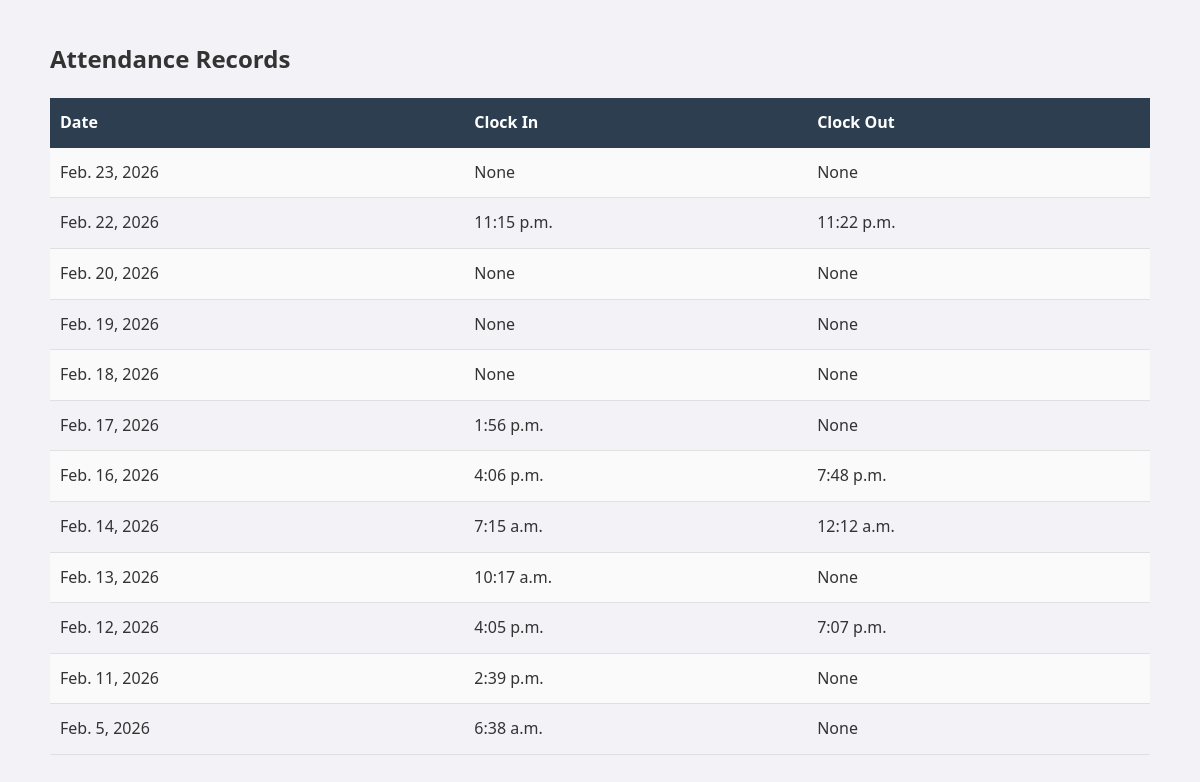
The app's page /staff-attendance/1/ (signed in), older data.
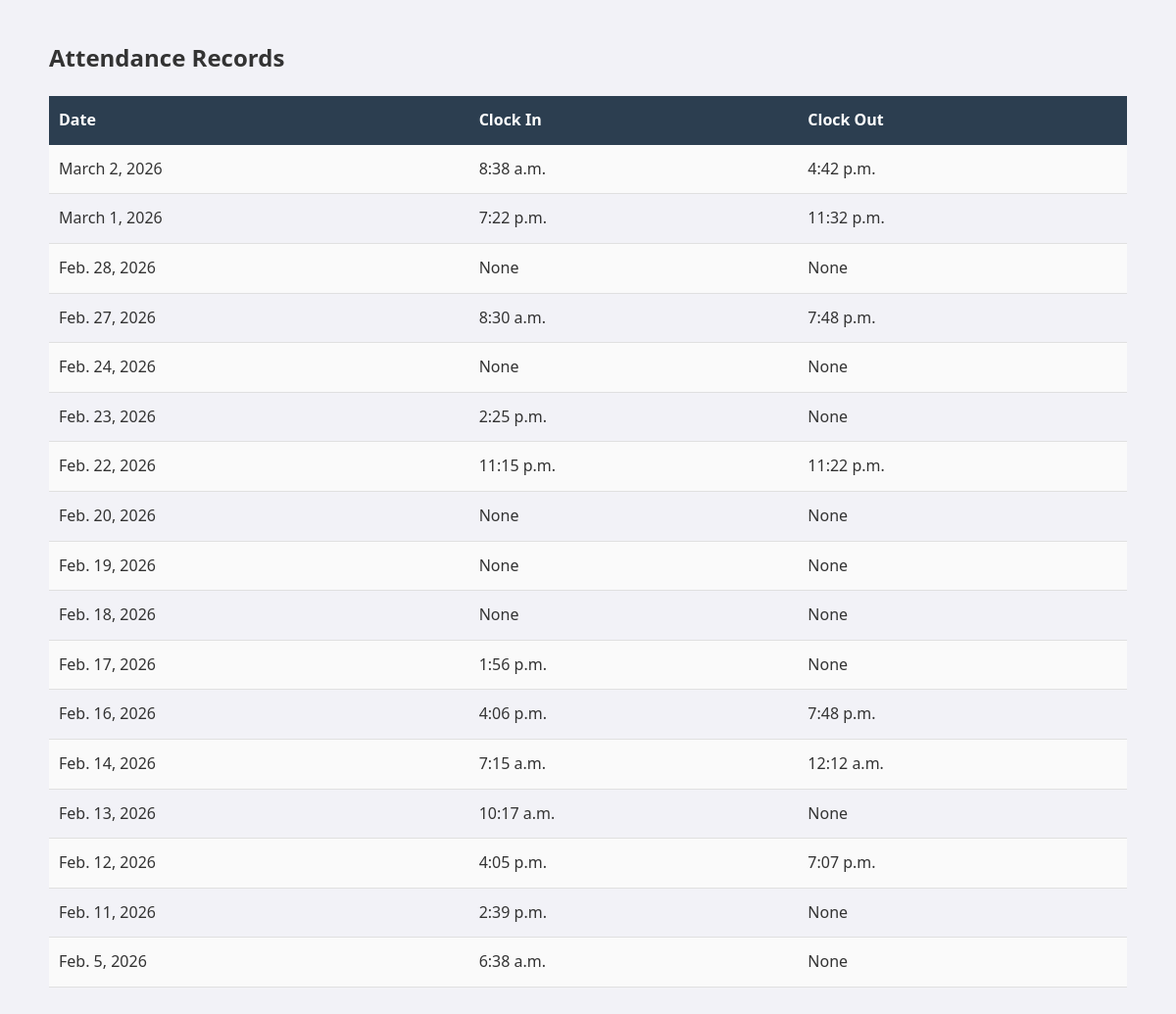
The same page, newer data.
### attendance/models.py (models this page shows, shortened)
class Attendance(models.Model):
    user = models.ForeignKey(User, on_delete=models.CASCADE)
    date = models.DateField(auto_now_add=True)
    clock_in = models.TimeField(null=True, blank=True)
    clock_out = models.TimeField(null=True, blank=True)
    clock_in_method = models.CharField(
        max_length=20,
        choices=[('manual', 'Manual'), ('facial', 'Facial Recognition')],
        default='manual'
    )
    clock_out_method = models.CharField(
        max_length=20,
        choices=[('manual', 'Manual'), ('facial', 'Facial Recognition')],
        default='manual',
        null=True,
        blank=True
    )

### attendance/views.py (the view)
# urls.py: path('staff-attendance/<int:user_id>/', staff_attendance, name='staff_attendance'),
@login_required
@user_passes_test(is_admin)
def staff_attendance(request, user_id):
    user = get_object_or_404(User, id=user_id)
    records = Attendance.objects.filter(user=user).order_by('-date')
    return render(request, 'attendance/staff_attendance.html', {
        'records': records,
        'user': user
    })

### attendance/views.py (called while the page is built)
def is_admin(user):
    return user.is_authenticated and user.is_superuser

### attendance/templates/attendance/staff_attendance.html (shortened to what this page needs)
{% load static %}
<!DOCTYPE html>
<html>
<head>
    <link rel="stylesheet" href="{% static 'attendance/dashboard.css' %}" />
</head>
<body>
    <div class="container">
        <h2>{{ user.first_name }} {{ user.last_name }} Attendance Records</h2>
        <table>
            <tr>
                <th>Date</th>
                <th>Clock In</th>
                <th>Clock Out</th>
            </tr>
            {% for record in records %}
            <tr>
                <td>{{ record.date }}</td>
                <td>{{ record.clock_in }}</td>
                <td>{{ record.clock_out }}</td>
            </tr>
                {% empty %}
                <tr>
                    <td colspan="3">No attendance records found.</td>
                </tr>
            {% endfor %}
        </table>
    </div>
</body>
</html>

### attendance/static/attendance/dashboard.css (style rules this page uses)
body { font-family: system-ui, -apple-system, BlinkMacSystemFont, "Segoe UI", Roboto, "Helvetica Neue", Arial, sans-serif; background-color:#f2f2f7; color: #333; margin: 0; padding: 0; line-height: 1.6; }
:root { --primary: #2c3e50; --primary-dark: #1a252f; --success: #10b981; --success-dark: #059669; --danger: #ef4444; --danger-dark: #dc2626; --warning: #f59e0b; --warning-dark: #d97706; --info: #667eea; --info-dark: #5568d3; --light: #f9f9f9; --dark-text: #333; }
.container { max-width: 1100px; width: 100%; margin: 40px auto; }
table { width: 100%; border-collapse: collapse; margin-top: 12px; }
table th { background-color: var(--primary); color: white; padding: 12px 10px; text-align: left; }
table td { padding: 12px 10px; border-bottom: 1px solid #e0e0e0; }
table tr:nth-child(even) { background-color: #fafafa; }

Row changes from the older to the newer data that the page shows:
added Attendance: date "March 2, 2026", clock_in "8:38 a.m.", clock_out "4:42 p.m."
added Attendance: date "March 1, 2026", clock_in "7:22 p.m.", clock_out "11:32 p.m."
added Attendance: date "Feb. 28, 2026", clock_in "None", clock_out "None"
added Attendance: date "Feb. 27, 2026", clock_in "8:30 a.m.", clock_out "7:48 p.m."
added Attendance: date "Feb. 24, 2026", clock_in "None", clock_out "None"
changed Attendance "Feb. 23, 2026": clock_in "None" → "2:25 p.m."
